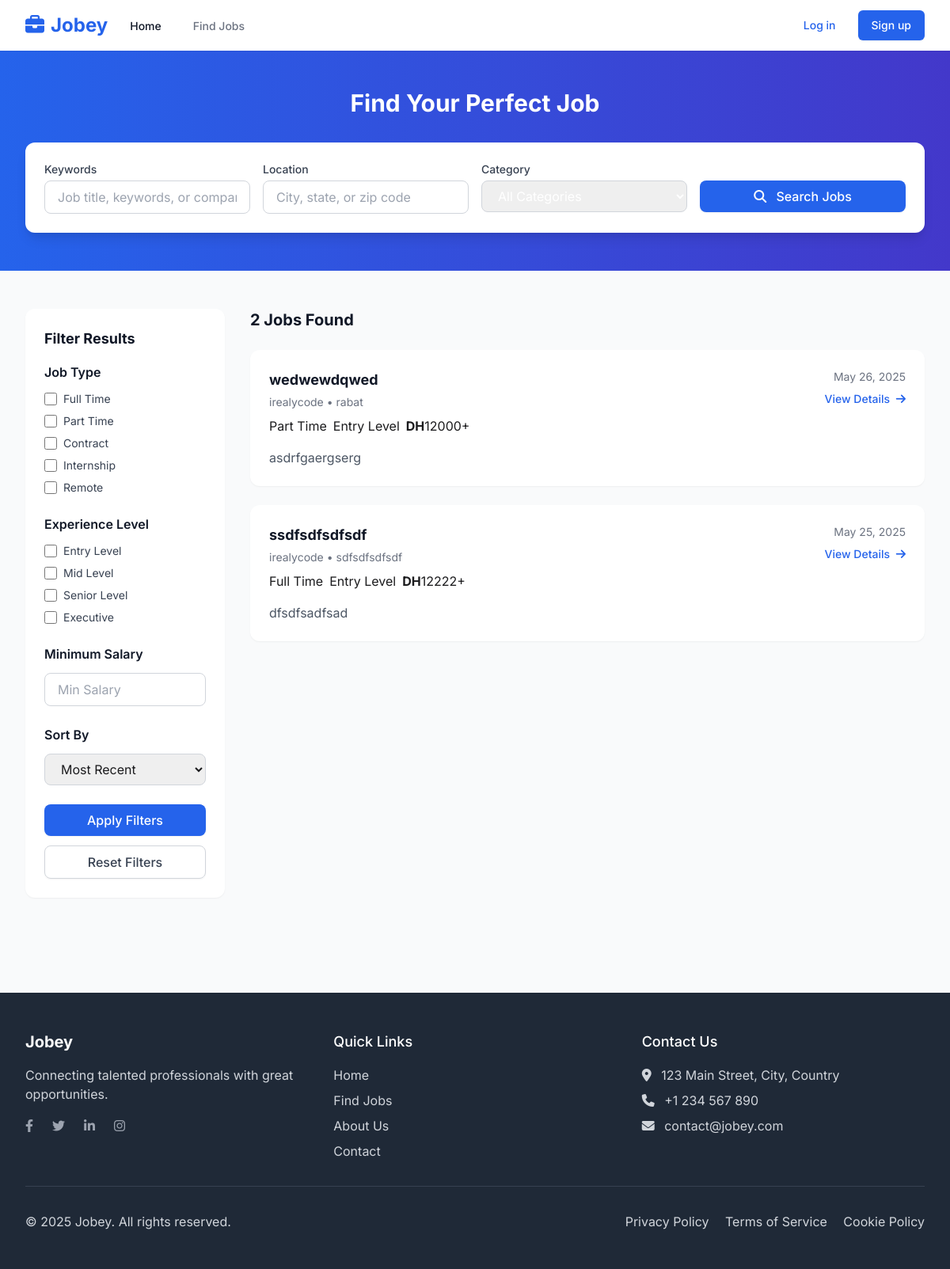
The app's page /jobs/, older data.
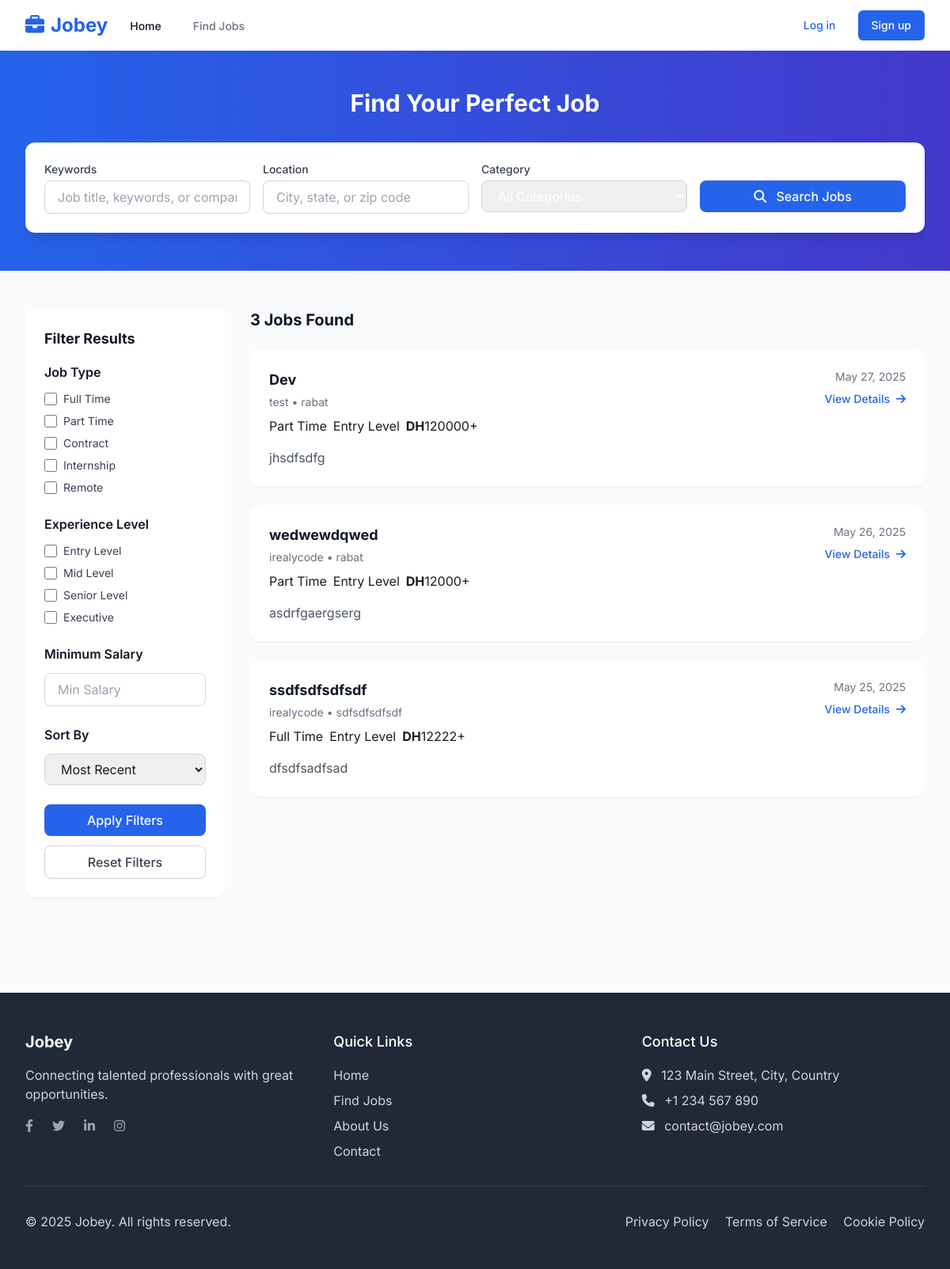
The same page, newer data.
### jobs/models.py (models this page shows, shortened)
class Job(models.Model):
    JOB_TYPE_CHOICES = (
        ('full_time', 'Full Time'),
        ('part_time', 'Part Time'),
        ('contract', 'Contract'),
        ('internship', 'Internship'),
        ('remote', 'Remote'),
    )
    EXPERIENCE_LEVEL_CHOICES = (
        ('entry', 'Entry Level'),
        ('mid', 'Mid Level'),
        ('senior', 'Senior Level'),
        ('executive', 'Executive'),
    )
    title = models.CharField(max_length=100)
    company = models.ForeignKey('users.Company', on_delete=models.CASCADE, related_name='job_listings')
    employer = models.ForeignKey(CustomUser, on_delete=models.CASCADE, related_name='jobs')
    job_type = models.CharField(max_length=20, choices=JOB_TYPE_CHOICES)
    experience_level = models.CharField(max_length=20, choices=EXPERIENCE_LEVEL_CHOICES)
    location = models.CharField(max_length=100)
    salary_min = models.DecimalField(max_digits=10, decimal_places=2, null=True, blank=True)
    salary_max = models.DecimalField(max_digits=10, decimal_places=2, null=True, blank=True)
    description = models.TextField()
    requirements = models.TextField()
    benefits = models.TextField(blank=True)
    application_instructions = models.TextField(blank=True)
    application_url = models.URLField(blank=True)
    is_active = models.BooleanField(default=True)
    created_at = models.DateTimeField(auto_now_add=True)
    updated_at = models.DateTimeField(auto_now=True)
    expiry_date = models.DateField(null=True, blank=True)
    class Meta:
        ordering = ['-created_at']

### users/models.py (models this page shows, shortened)
class Company(models.Model):
    user = models.OneToOneField(CustomUser, on_delete=models.CASCADE, related_name='company')
    name = models.CharField(max_length=100)
    logo = models.ImageField(upload_to='company_logos/', blank=True, null=True)
    website = models.URLField(blank=True)
    description = models.TextField()
    industry = models.CharField(max_length=100)
    size = models.CharField(max_length=50, blank=True)
    founded_year = models.PositiveIntegerField(blank=True, null=True)

### jobs/views.py (the view)
# urls.py: path('', views.JobListView.as_view(), name='job_list'),
class JobListView(ListView):
    model = Job
    template_name = 'jobs/job_list.html'
    context_object_name = 'jobs'
    paginate_by = 10
    def get_queryset(self):
        queryset = Job.objects.filter(is_active=True)
        form = JobSearchForm(self.request.GET)
        if form.is_valid():
            keyword = form.cleaned_data.get('keyword')
            location = form.cleaned_data.get('location')
            job_types = form.cleaned_data.get('job_type')
            experience_levels = form.cleaned_data.get('experience_level')
            min_salary = form.cleaned_data.get('min_salary')
            sort_by = form.cleaned_data.get('sort_by')
            if keyword:
                queryset = queryset.filter(
                    Q(title__icontains=keyword) |
                    Q(description__icontains=keyword) |
                    Q(company__name__icontains=keyword)
                )
            if location:
                queryset = queryset.filter(location__icontains=location)
            if job_types:
                queryset = queryset.filter(job_type__in=job_types)
            if experience_levels:
                queryset = queryset.filter(experience_level__in=experience_levels)
            if min_salary:
                queryset = queryset.filter(salary_min__gte=min_salary)
            if sort_by == 'salary_high':
                queryset = queryset.order_by('-salary_max', '-salary_min')
            elif sort_by == 'salary_low':
                queryset = queryset.order_by('salary_min', 'salary_max')
            elif sort_by == 'relevant':
                queryset = queryset.order_by('-created_at')
        return queryset
    def get_context_data(self, **kwargs):
        context = super().get_context_data(**kwargs)
        context['search_form'] = JobSearchForm(self.request.GET)
        return context

### templates/jobs/job_list.html (shortened to what the changed rows need)
{% extends 'base.html' %}
{% block content %}
<div class="bg-gradient-to-r from-blue-600 to-indigo-700 text-white">
    <div class="max-w-7xl mx-auto px-4 sm:px-6 lg:px-8 py-12">
        <h1 class="text-3xl font-bold text-center mb-8">Find Your Perfect Job</h1>
    </div>
</div>
<div class="max-w-7xl mx-auto px-4 sm:px-6 lg:px-8 py-12">
    <div class="flex flex-col md:flex-row">
        <div class="md:w-1/4 pr-8">
            <div class="sticky top-24 bg-white rounded-xl shadow-sm p-6 mb-6">
                <h2 class="text-lg font-bold text-gray-900 mb-4">Filter Results</h2>
                <form method="get" action="{% url 'job_list' %}">
                    <div class="mb-6">
                        <div class="space-y-2">
                            {% for value, label in search_form.fields.job_type.choices %}
                            <div class="flex items-center">
                                <input type="checkbox" name="job_type" value="{{ value }}" id="id_job_type_{{ forloop.counter }}"
                                class="h-4 w-4 text-blue-600 border-gray-300 rounded focus:ring-blue-500">
                                <label for="id_job_type_{{ forloop.counter }}" class="ml-2 text-sm text-gray-700">{{ label }}</label>
                            </div>
                            {% endfor %}
                        </div>
                    </div>
                    <div class="mb-6">
                        <div class="space-y-2">
                            {% for value, label in search_form.fields.experience_level.choices %}
                            <div class="flex items-center">
                                <input type="checkbox" name="experience_level" value="{{ value }}" id="id_experience_level_{{ forloop.counter }}"
                                class="h-4 w-4 text-blue-600 border-gray-300 rounded focus:ring-blue-500">
                                <label for="id_experience_level_{{ forloop.counter }}" class="ml-2 text-sm text-gray-700">{{ label }}</label>
                            </div>
                            {% endfor %}
                        </div>
                    </div>
                </form>
            </div>
        </div>
        <div class="md:w-3/4 mt-8 md:mt-0">
            <div class="flex justify-between items-center mb-6">
                <h2 class="text-xl font-bold text-gray-900">{{ page_obj.paginator.count }} Jobs Found</h2>
            </div>
            {% if jobs %}
            <div class="space-y-6">
                {% for job in jobs %}
                <div class="bg-white rounded-xl shadow-sm overflow-hidden hover:shadow-md transition-all duration-300">
                    <div class="p-6">
                        <div class="flex items-start">
                            <div class="flex-1">
                                <h3 class="text-lg font-bold text-gray-900 hover:text-blue-600">
                                    <a href="{% url 'job_detail' job.id %}">{{ job.title }}</a>
                                </h3>
                                <div class="text-sm text-gray-500 mt-1">
                                    <a href="{% url 'company_detail' job.company.id %}" class="hover:text-blue-600">{{ job.company.name }}</a> • {{ job.location }}
                                </div>
                                <div class="mt-2 flex flex-wrap gap-2">
                                    <span class="badge {% if job.job_type == 'full_time' %}badge-blue{% elif job.job_type == 'part_time' %}badge-green{% elif job.job_type == 'contract' %}badge-purple{% elif job.job_type == 'internship' %}badge-yellow{% else %}badge-red{% endif %}">
                                        {{ job.get_job_type_display }}
                                    </span>
                                    <span class="badge badge-blue">
                                        {{ job.get_experience_level_display }}
                                    </span>
                                    {% if job.salary_min or job.salary_max %}
                                    <span class="badge badge-green">
                                        {% if job.salary_min and job.salary_max %}
                                        <strong>DH</strong>{{ job.salary_min|floatformat:0 }} - <strong>DH</strong>{{ job.salary_max|floatformat:0 }}
                                        {% elif job.salary_min %}
                                        <strong>DH</strong>{{ job.salary_min|floatformat:0 }}+
                                        {% elif job.salary_max %}
                                        Up to <strong>DH</strong>{{ job.salary_max|floatformat:0 }}
                                        {% endif %}
                                    </span>
                                    {% endif %}
                                </div>
                            </div>
                            <div class="text-right flex-shrink-0">
                                <p class="text-sm text-gray-500">{{ job.created_at|date:"M d, Y" }}</p>
                                <a href="{% url 'job_detail' job.id %}" class="mt-2 inline-block text-sm text-blue-600 hover:text-blue-800 font-medium">
                                    View Details <i class="fas fa-arrow-right ml-1"></i>
                                </a>
                            </div>
                        </div>
                        <div class="mt-4">
                            <p class="text-gray-600 line-clamp-2">{{ job.description|slice:":200" }}{% if job.description|length > 200 %}...{% endif %}</p>
                        </div>
                    </div>
                </div>
                {% endfor %}
            </div>
            {% endif %}
        </div>
    </div>
</div>
{% endblock %}

Row changes from the older to the newer data that the page shows:
added Job: title "Dev", company.name "test", location "rabat", job_type "Part Time", experience_level "Entry Level", salary_min "120000", created_at "May 27, 2025", description "jhsdfsdfg"
Text that changed along with them:
{{ page_obj.paginator.count }}: "2" → "3"
